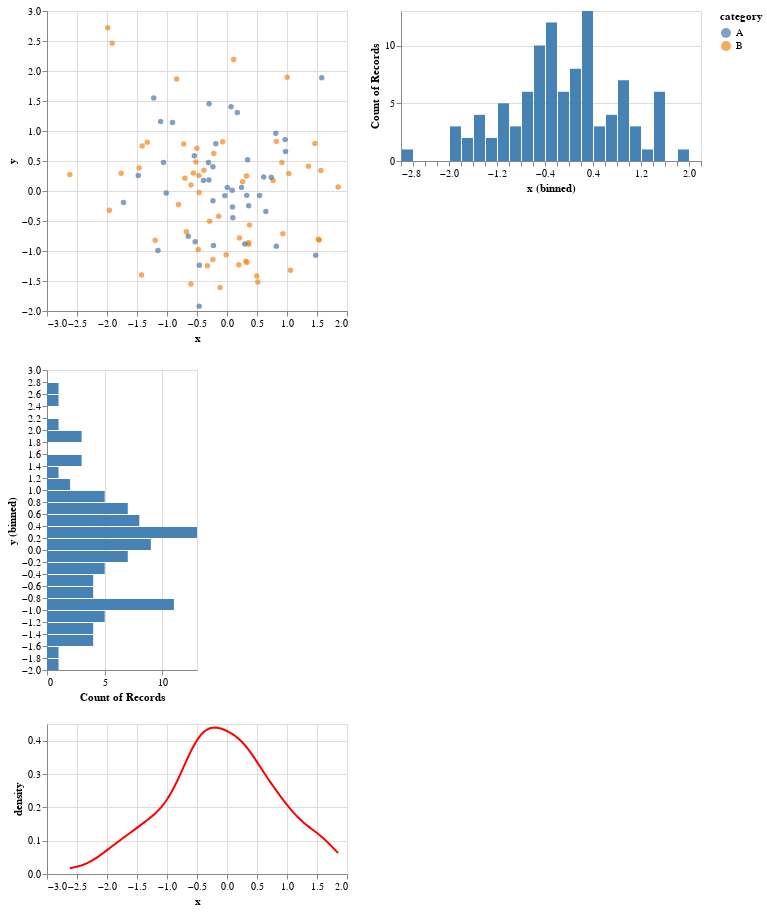

The code cell stored with this chart in its notebook:
### Code cell
# Generate sample data
np.random.seed(42)
data = pd.DataFrame({
    'x': np.random.normal(0, 1, 100),
    'y': np.random.normal(0, 1, 100),
    'category': np.random.choice(['A', 'B'], size=100)
})

# Scatter plot with color encoding
scatter = alt.Chart(data).mark_circle().encode(
    x='x',
    y='y',
    color='category',
    tooltip=['x', 'y', 'category']
).properties(
    width=300,
    height=300
)

# Histogram of x values
histogram_x = alt.Chart(data).mark_bar().encode(
    x=alt.X('x', bin=alt.BinParams(maxbins=30)),
    y='count()',
    color=alt.value('steelblue')
).properties(
    width=300,
    height=150
)

# Histogram of y values
histogram_y = alt.Chart(data).mark_bar().encode(
    x='count()',
    y=alt.Y('y', bin=alt.BinParams(maxbins=30)),
    color=alt.value('steelblue')
).properties(
    width=150,
    height=300
)

# Kernel density plot of x and y values
density = alt.Chart(data).transform_density(
    density='x',
    as_=['x', 'density']
).mark_line().encode(
    x='x:Q',
    y='density:Q',
    color=alt.value('red')
).properties(
    width=300,
    height=150
)

# Combine the subplots
chart = alt.vconcat(
    scatter | histogram_x,
    histogram_y & density
).resolve_scale(y='shared')

chart

### Figure 1 — Vega-Lite specification as saved in the notebook (floating-point values rounded to 4 significant figures)
{"config": {"view": {"continuousWidth": 300, "continuousHeight": 300}}, "vconcat": [{"hconcat": [{"mark": {"type": "circle"}, "encoding": {"color": {"field": "category", "type": "nominal"}, "tooltip": [{"field": "x", "type": "quantitative"}, {"field": "y", "type": "quantitative"}, {"field": "category", "type": "nominal"}], "x": {"field": "x", "type": "quantitative"}, "y": {"field": "y", "type": "quantitative"}}, "height": 300, "width": 300}, {"mark": {"type": "bar"}, "encoding": {"color": {"value": "steelblue"}, "x": {"bin": {"maxbins": 30}, "field": "x", "type": "quantitative"}, "y": {"aggregate": "count", "type": "quantitative"}}, "height": 150, "width": 300}]}, {"vconcat": [{"mark": {"type": "bar"}, "encoding": {"color": {"value": "steelblue"}, "x": {"aggregate": "count", "type": "quantitative"}, "y": {"bin": {"maxbins": 30}, "field": "y", "type": "quantitative"}}, "height": 300, "width": 150}, {"mark": {"type": "line"}, "encoding": {"color": {"value": "red"}, "x": {"field": "x", "type": "quantitative"}, "y": {"field": "density", "type": "quantitative"}}, "height": 150, "transform": [{"density": "x", "as": ["x", "density"]}], "width": 300}]}], "data": {"name": "data-32008cb075ede1cb709180c692a447b9"}, "resolve": {"scale": {"y": "shared"}}, "$schema": "https://vega.github.io/schema/vega-lite/v5.8.0.json", "datasets": {"data-32008cb075ede1cb709180c692a447b9": [{"x": 0.4967, "y": -1.415, "category": "B"}, {"x": -0.1383, "y": -0.4206, "category": "B"}, {"x": 0.6477, "y": -0.3427, "category": "A"}, {"x": 1.523, "y": -0.8023, "category": "B"}, {"x": -0.2342, "y": -0.1613, "category": "A"}, {"x": -0.2341, "y": 0.4041, "category": "A"}, {"x": 1.579, "y": 1.886, "category": "A"}, {"x": 0.7674, "y": 0.1746, "category": "B"}, {"x": -0.4695, "y": 0.2576, "category": "B"}, {"x": 0.5426, "y": -0.07445, "category": "A"}, {"x": -0.4634, "y": -1.919, "category": "A"}, {"x": -0.4657, "y": -0.02651, "category": "B"}, {"x": 0.242, "y": 0.06023, "category": "A"}, {"x": -1.913, "y": 2.463, "category": "B"}, {"x": -1.725, "y": -0.1924, "category": "A"}, {"x": -0.5623, "y": 0.3015, "category": "B"}, {"x": -1.013, "y": -0.03471, "category": "A"}, {"x": 0.3142, "y": -1.169, "category": "B"}, {"x": -0.908, "y": 1.143, "category": "A"}, {"x": -1.412, "y": 0.7519, "category": "B"}, {"x": 1.466, "y": 0.791, "category": "B"}, {"x": -0.2258, "y": -0.9094, "category": "A"}, {"x": 0.06753, "y": 1.403, "category": "A"}, {"x": -1.425, "y": -1.402, "category": "B"}, {"x": -0.5444, "y": 0.5869, "category": "A"}, {"x": 0.1109, "y": 2.19, "category": "B"}, {"x": -1.151, "y": -0.9905, "category": "A"}, {"x": 0.3757, "y": -0.5663, "category": "B"}, {"x": -0.6006, "y": 0.09965, "category": "B"}, {"x": -0.2917, "y": -0.5035, "category": "B"}, {"x": -0.6017, "y": -1.551, "category": "B"}, {"x": 1.852, "y": 0.06856, "category": "B"}, {"x": -0.0135, "y": -1.062, "category": "B"}, {"x": -1.058, "y": 0.4736, "category": "A"}, {"x": 0.8225, "y": -0.9194, "category": "A"}, {"x": -1.221, "y": 1.55, "category": "A"}, {"x": 0.2089, "y": -0.7833, "category": "B"}, {"x": -1.96, "y": -0.3221, "category": "B"}, {"x": -1.328, "y": 0.8135, "category": "B"}, {"x": 0.1969, "y": -1.231, "category": "B"}, {"x": 0.7385, "y": 0.2275, "category": "A"}, {"x": 0.1714, "y": 1.307, "category": "A"}, {"x": -0.1156, "y": -1.607, "category": "B"}, {"x": -0.3011, "y": 0.1846, "category": "A"}, {"x": -1.479, "y": 0.2599, "category": "A"}, {"x": -0.7198, "y": 0.7818, "category": "B"}, {"x": -0.4606, "y": -1.237, "category": "A"}, {"x": 1.057, "y": -1.32, "category": "B"}, {"x": 0.3436, "y": 0.5219, "category": "A"}, {"x": -1.763, "y": 0.297, "category": "B"}, {"x": 0.3241, "y": 0.2505, "category": "B"}, {"x": -0.3851, "y": 0.3464, "category": "B"}, {"x": -0.6769, "y": -0.68, "category": "B"}, {"x": 0.6117, "y": 0.2323, "category": "A"}, {"x": 1.031, "y": 0.2931, "category": "B"}, {"x": 0.9313, "y": -0.7144, "category": "B"}, {"x": -0.8392, "y": 1.866, "category": "B"}, {"x": -0.3092, "y": 0.4738, "category": "A"}, {"x": 0.3313, "y": -1.191, "category": "B"}, {"x": 0.9755, "y": 0.6566, "category": "A"}, {"x": -0.4792, "y": -0.9747, "category": "B"}, {"x": -0.1857, "y": 0.7871, "category": "A"}, {"x": -1.106, "y": 1.159, "category": "A"}, {"x": -1.196, "y": -0.8207, "category": "B"}, {"x": 0.8125, "y": 0.9634, "category": "A"}, {"x": 1.356, "y": 0.4128, "category": "B"}, {"x": -0.07201, "y": 0.8221, "category": "B"}, {"x": 1.004, "y": 1.897, "category": "B"}, {"x": 0.3616, "y": -0.2454, "category": "A"}, {"x": -0.6451, "y": -0.7537, "category": "A"}, {"x": 0.3614, "y": -0.8895, "category": "B"}, {"x": 1.538, "y": -0.8158, "category": "B"}, {"x": -0.03583, "y": -0.0771, "category": "A"}, {"x": 1.565, "y": 0.3412, "category": "B"}, {"x": -2.62, "y": 0.2767, "category": "B"}, {"x": 0.8219, "y": 0.8272, "category": "B"}, {"x": 0.08705, "y": 0.013, "category": "A"}, {"x": -0.299, "y": 1.454, "category": "A"}, {"x": 0.09176, "y": -0.2647, "category": "A"}, {"x": -1.988, "y": 2.72, "category": "B"}, {"x": -0.2197, "y": 0.6257, "category": "B"}, {"x": 0.3571, "y": -0.8572, "category": "B"}, {"x": 1.478, "y": -1.071, "category": "A"}, {"x": -0.5183, "y": 0.4825, "category": "B"}, {"x": -0.8085, "y": -0.2235, "category": "B"}, {"x": -0.5018, "y": 0.714, "category": "B"}, {"x": 0.9154, "y": 0.4732, "category": "B"}, {"x": 0.3288, "y": -0.07283, "category": "A"}, {"x": -0.5298, "y": -0.8468, "category": "A"}, {"x": 0.5133, "y": -1.515, "category": "B"}, {"x": 0.09708, "y": -0.4465, "category": "A"}, {"x": 0.9686, "y": 0.8564, "category": "A"}, {"x": -0.7021, "y": 0.2141, "category": "B"}, {"x": -0.3277, "y": -1.246, "category": "B"}, {"x": -0.3921, "y": 0.1732, "category": "A"}, {"x": -1.464, "y": 0.3853, "category": "B"}, {"x": 0.2961, "y": -0.8839, "category": "A"}, {"x": 0.2611, "y": 0.1537, "category": "B"}, {"x": 0.005113, "y": 0.05821, "category": "A"}, {"x": -0.2346, "y": -1.143, "category": "B"}]}}
